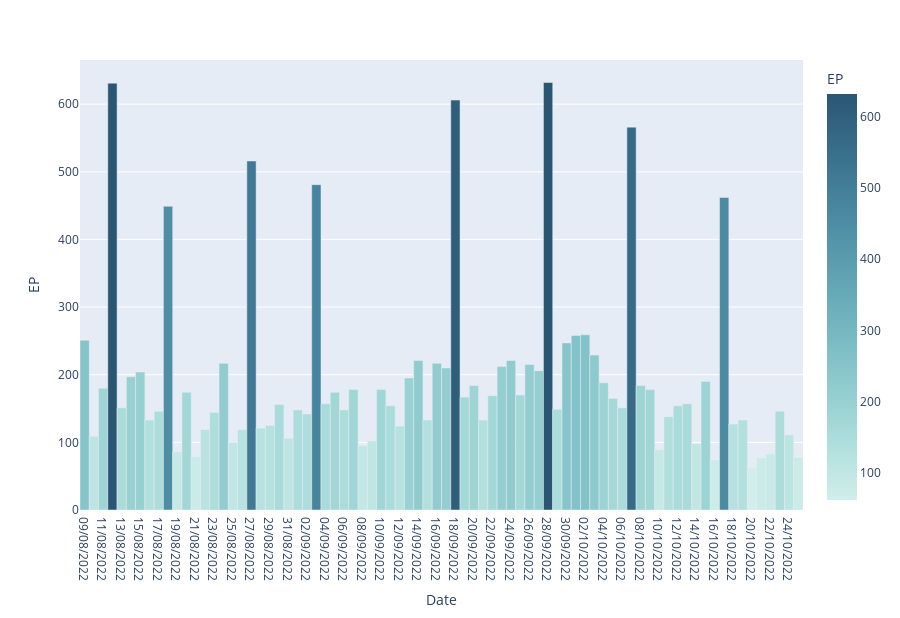

This figure's notebook cell:
### Markdown cell above
# **FINAL CHART.py**

### Code cell
c = fluchart.copy()

fig = px.bar(c, x='Date', y='EP',
             hover_data=['Date', 'EP'], color='EP', color_continuous_scale=px.colors.sequential.Teal,
             height=618)

fig.update_traces(width=1)
fig.show()

### Figure 1 — Plotly figure (JSON) as saved in the notebook; plotly's stock layout.template omitted (floating-point values rounded to 4 significant figures)
{"data": [{"alignmentgroup": "True", "hovertemplate": "Date=%{x}<br>EP=%{marker.color}<extra></extra>", "legendgroup": "", "marker": {"color": [251, 109, 180, 631, 151, 197, 204, 133, 146, 449, 86, 174, 79, 119, 144, 217, 100, 119, 516, 121, 125, 156, 106, 148, 142, 481, 157, 174, 148, 178, 95, 102, 178, 154, 124, 195, 221, 133, 217, 210, 606, 167, 184, 133, 169, 212, 221, 170, 215, 206, 632, 149, 247, 258, 259, 229, 188, 165, 151, 566, 184, 178, 89, 138, 154, 157, 98, 190, 74, 462, 127, 133, 62, 77, 83, 146, 111, 78], "coloraxis": "coloraxis", "pattern": {"shape": ""}}, "name": "", "offsetgroup": "", "orientation": "v", "showlegend": false, "textposition": "auto", "type": "bar", "width": 1, "x": ["09/08/2022", "10/08/2022", "11/08/2022", "12/08/2022", "13/08/2022", "14/08/2022", "15/08/2022", "16/08/2022", "17/08/2022", "18/08/2022", "19/08/2022", "20/08/2022", "21/08/2022", "22/08/2022", "23/08/2022", "24/08/2022", "25/08/2022", "26/08/2022", "27/08/2022", "28/08/2022", "29/08/2022", "30/08/2022", "31/08/2022", "01/09/2022", "02/09/2022", "03/09/2022", "04/09/2022", "05/09/2022", "06/09/2022", "07/09/2022", "08/09/2022", "09/09/2022", "10/09/2022", "11/09/2022", "12/09/2022", "13/09/2022", "14/09/2022", "15/09/2022", "16/09/2022", "17/09/2022", "18/09/2022", "19/09/2022", "20/09/2022", "21/09/2022", "22/09/2022", "23/09/2022", "24/09/2022", "25/09/2022", "26/09/2022", "27/09/2022", "28/09/2022", "29/09/2022", "30/09/2022", "01/10/2022", "02/10/2022", "03/10/2022", "04/10/2022", "05/10/2022", "06/10/2022", "07/10/2022", "08/10/2022", "09/10/2022", "10/10/2022", "11/10/2022", "12/10/2022", "13/10/2022", "14/10/2022", "15/10/2022", "16/10/2022", "17/10/2022", "18/10/2022", "19/10/2022", "20/10/2022", "21/10/2022", "22/10/2022", "23/10/2022", "24/10/2022", "25/10/2022"], "xaxis": "x", "y": [251, 109, 180, 631, 151, 197, 204, 133, 146, 449, 86, 174, 79, 119, 144, 217, 100, 119, 516, 121, 125, 156, 106, 148, 142, 481, 157, 174, 148, 178, 95, 102, 178, 154, 124, 195, 221, 133, 217, 210, 606, 167, 184, 133, 169, 212, 221, 170, 215, 206, 632, 149, 247, 258, 259, 229, 188, 165, 151, 566, 184, 178, 89, 138, 154, 157, 98, 190, 74, 462, 127, 133, 62, 77, 83, 146, 111, 78], "yaxis": "y"}], "layout": {"barmode": "relative", "coloraxis": {"colorbar": {"title": {"text": "EP"}}, "colorscale": [[0, "rgb(209, 238, 234)"], [0.1667, "rgb(168, 219, 217)"], [0.3333, "rgb(133, 196, 201)"], [0.5, "rgb(104, 171, 184)"], [0.6667, "rgb(79, 144, 166)"], [0.8333, "rgb(59, 115, 143)"], [1, "rgb(42, 86, 116)"]]}, "height": 618, "legend": {"tracegroupgap": 0}, "margin": {"t": 60}, "xaxis": {"anchor": "y", "domain": [0, 1], "title": {"text": "Date"}}, "yaxis": {"anchor": "x", "domain": [0, 1], "title": {"text": "EP"}}}}
